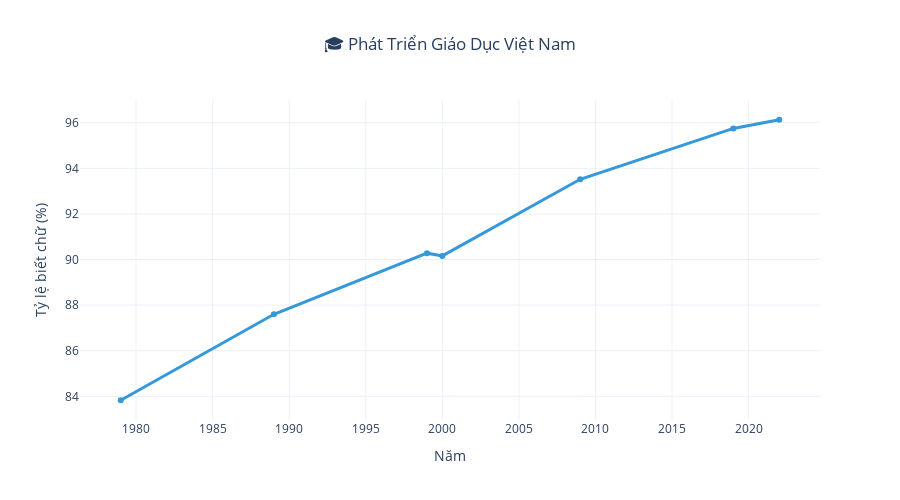

Here is the notebook cell this chart was saved with:
### Markdown cell above
## 🎓 Phần 5: Phát Triển Giáo Dục

### Code cell
# Education indicators
edu = datasets['education'].copy()

# Convert to numeric
for col in ['LiteracyRateAdult', 'MeanYearsSchooling', 'ExpectedYearsSchooling']:
    edu[col] = pd.to_numeric(edu[col], errors='coerce')

# Create chart
fig = go.Figure()

# Literacy Rate
literacy_data = edu.dropna(subset=['LiteracyRateAdult'])
if not literacy_data.empty:
    fig.add_trace(go.Scatter(
        x=literacy_data['Year'],
        y=literacy_data['LiteracyRateAdult'],
        mode='lines+markers',
        name='Tỷ lệ biết chữ (%)',
        line=dict(color='#3498db', width=3),
        yaxis='y'
    ))

# Mean Years of Schooling
schooling_data = edu.dropna(subset=['MeanYearsSchooling'])
if not schooling_data.empty:
    fig.add_trace(go.Scatter(
        x=schooling_data['Year'],
        y=schooling_data['MeanYearsSchooling'],
        mode='lines+markers',
        name='Số năm học TB (năm)',
        line=dict(color='#27ae60', width=3),
        yaxis='y2'
    ))

fig.update_layout(
    title={
        'text': '🎓 Phát Triển Giáo Dục Việt Nam',
        'x': 0.5,
        'xanchor': 'center'
    },
    xaxis=dict(title='Năm'),
    yaxis=dict(
        title='Tỷ lệ biết chữ (%)',
        side='left'
    ),
    yaxis2=dict(
        title='Số năm học trung bình (năm)',
        overlaying='y',
        side='right'
    ),
    height=500,
    template='plotly_white',
    hovermode='x unified'
)

fig.show()

if not literacy_data.empty:
    print("\n📊 Tỷ lệ biết chữ:")
    print(f"  {literacy_data.iloc[0]['Year']:.0f}: {literacy_data.iloc[0]['LiteracyRateAdult']:.1f}%")
    print(f"  {literacy_data.iloc[-1]['Year']:.0f}: {literacy_data.iloc[-1]['LiteracyRateAdult']:.1f}%")

if not schooling_data.empty:
    print("\n📊 Số năm học TB:")
    print(f"  {schooling_data.iloc[0]['Year']:.0f}: {schooling_data.iloc[0]['MeanYearsSchooling']:.1f} năm")
    print(f"  {schooling_data.iloc[-1]['Year']:.0f}: {schooling_data.iloc[-1]['MeanYearsSchooling']:.1f} năm")

### Figure 1 — Plotly figure (JSON) as saved in the notebook; plotly's stock layout.template omitted (floating-point values rounded to 4 significant figures)
{"data": [{"line": {"color": "#3498db", "width": 3}, "mode": "lines+markers", "name": "Tỷ lệ biết chữ (%)", "type": "scatter", "x": [1979, 1989, 1999, 2000, 2009, 2019, 2022], "y": [83.83, 87.6, 90.28, 90.16, 93.52, 95.75, 96.13], "yaxis": "y"}], "layout": {"height": 500, "hovermode": "x unified", "title": {"text": "🎓 Phát Triển Giáo Dục Việt Nam", "x": 0.5, "xanchor": "center"}, "xaxis": {"title": {"text": "Năm"}}, "yaxis": {"side": "left", "title": {"text": "Tỷ lệ biết chữ (%)"}}, "yaxis2": {"overlaying": "y", "side": "right", "title": {"text": "Số năm học trung bình (năm)"}}}}
